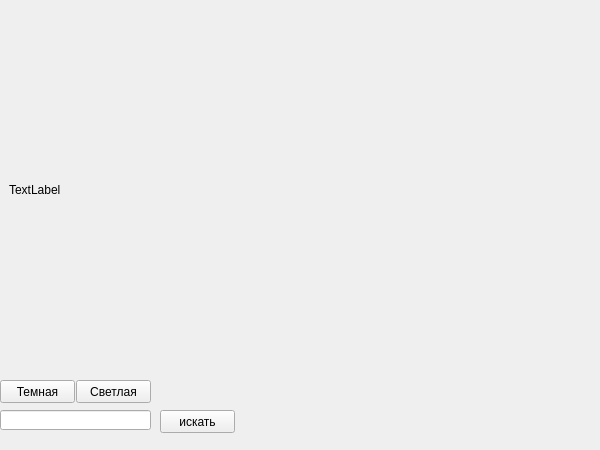
<?xml version="1.0" encoding="UTF-8"?>
<ui version="4.0">
 <class>MainWindow</class>
 <widget class="QMainWindow" name="MainWindow">
  <property name="geometry">
   <rect>
    <x>0</x>
    <y>0</y>
    <width>600</width>
    <height>450</height>
   </rect>
  </property>
  <property name="windowTitle">
   <string>MainWindow</string>
  </property>
  <widget class="QWidget" name="centralwidget">
   <widget class="QLabel" name="image">
    <property name="geometry">
     <rect>
      <x>9</x>
      <y>9</y>
      <width>581</width>
      <height>361</height>
     </rect>
    </property>
    <property name="text">
     <string>TextLabel</string>
    </property>
   </widget>
   <widget class="QLineEdit" name="lineEdit">
    <property name="geometry">
     <rect>
      <x>0</x>
      <y>410</y>
      <width>151</width>
      <height>20</height>
     </rect>
    </property>
   </widget>
   <widget class="QPushButton" name="search">
    <property name="geometry">
     <rect>
      <x>160</x>
      <y>410</y>
      <width>75</width>
      <height>23</height>
     </rect>
    </property>
    <property name="text">
     <string>искать</string>
    </property>
   </widget>
   <widget class="QPushButton" name="dark">
    <property name="geometry">
     <rect>
      <x>0</x>
      <y>380</y>
      <width>75</width>
      <height>23</height>
     </rect>
    </property>
    <property name="text">
     <string>Темная</string>
    </property>
   </widget>
   <widget class="QPushButton" name="light">
    <property name="geometry">
     <rect>
      <x>76</x>
      <y>380</y>
      <width>75</width>
      <height>23</height>
     </rect>
    </property>
    <property name="text">
     <string>Светлая</string>
    </property>
   </widget>
  </widget>
  <widget class="QMenuBar" name="menubar">
   <property name="geometry">
    <rect>
     <x>0</x>
     <y>0</y>
     <width>600</width>
     <height>21</height>
    </rect>
   </property>
  </widget>
 </widget>
 <resources/>
 <connections/>
</ui>
